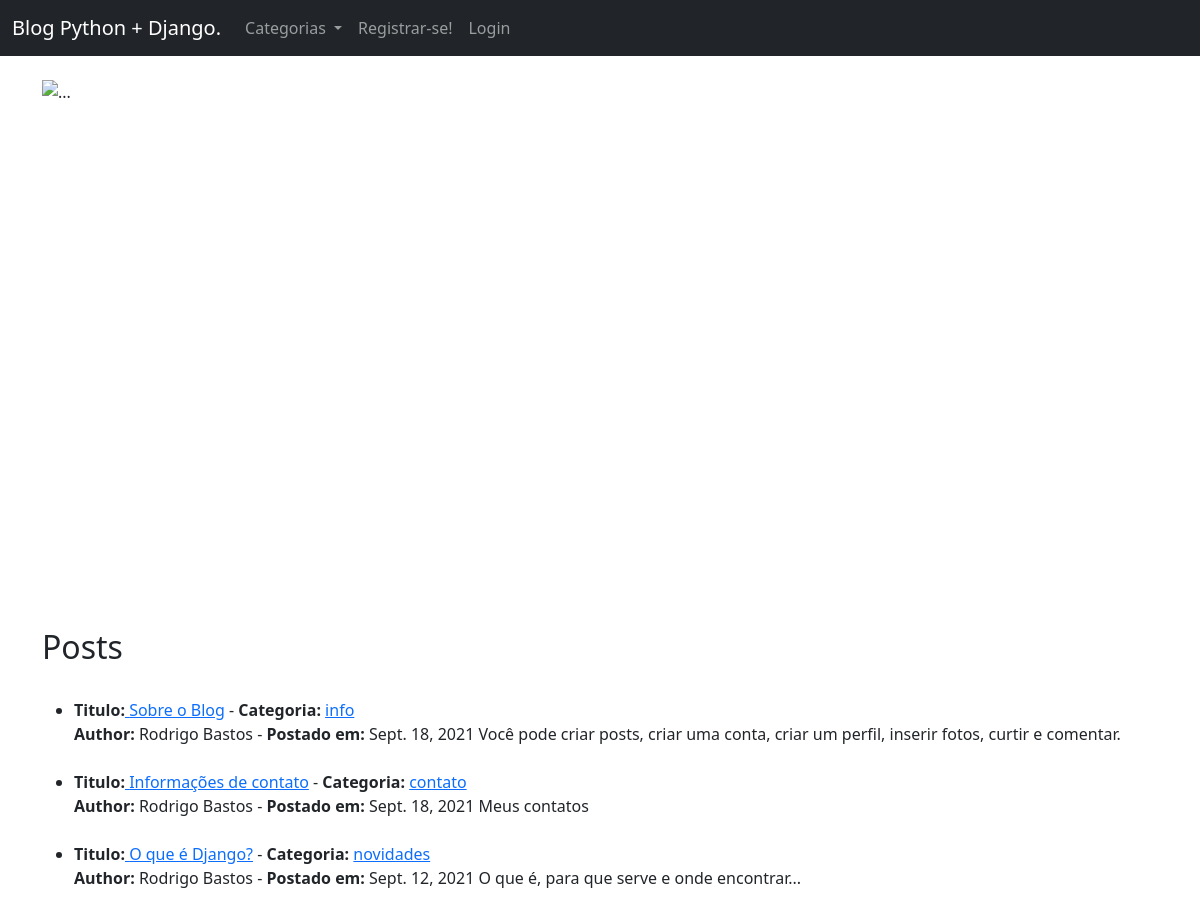
The page / on the database its author committed.
### MeuBlog/models.py (models this page shows, shortened)
class Post(models.Model):
    title = models.CharField(max_length=255)
    header_image = models.ImageField(null=True, blank=True, upload_to="images/")
    title_tag = models.CharField(max_length=255, default=" ")
    author = models.ForeignKey(User, on_delete=models.CASCADE)
    body = RichTextField(blank=True, null=True)
    post_date = models.DateField(auto_now_add=True)
    category = models.CharField(max_length=255, default='coding')
    snippet = models.CharField(max_length=255)
    likes = ManyToManyField(User, related_name='blog_posts')

### MeuBlog/views.py (the view)
# urls.py: path('',  HomeView.as_view(), name="home"),
class HomeView(ListView):
    model = Post
    template_name = 'home.html'
    ordering = ['-id']
    def get_context_data(self, *args, **kwargs):
        cat_menu = Category.objects.all()
        context = super(HomeView, self).get_context_data(*args, **kwargs)
        context["cat_menu"] = cat_menu
        return context

### MeuBlog/models.py (called while the page is built)
    def __str__(self):
        return self.name

### MeuBlog/templates/home.html (shortened to what this page needs)
{% extends 'base.html' %}
{% block content %}
<div id="carouselExampleCaptions" class="carousel slide" data-bs-ride="carousel">
    <div class="carousel-indicators">
      <button type="button" data-bs-target="#carouselExampleCaptions" data-bs-slide-to="0" class="active" aria-current="true" aria-label="Slide 1"></button>
      <button type="button" data-bs-target="#carouselExampleCaptions" data-bs-slide-to="1" aria-label="Slide 2"></button>
      <button type="button" data-bs-target="#carouselExampleCaptions" data-bs-slide-to="2" aria-label="Slide 3"></button>
    </div>
    <div class="carousel-inner">
      <div class="carousel-item active">
        <img src="https://wallpapercave.com/wp/wp3105538.jpg" width="100%" height="500x200" class="d-block w-100" alt="...">
        <div class="carousel-caption d-none d-md-block">
          <h4>Bem Vindos</h4>
          <p>Obrigado por acessar o Blog!</p>
        </div>
      </div>
    </div>
    <button class="carousel-control-prev" type="button" data-bs-target="#carouselExampleCaptions" data-bs-slide="prev">
      <span class="carousel-control-prev-icon" aria-hidden="true"></span>
    </button>
    <button class="carousel-control-next" type="button" data-bs-target="#carouselExampleCaptions" data-bs-slide="next">
      <span class="carousel-control-next-icon" aria-hidden="true"></span>
    </button>
  </div>
<br><br>
<h2>Posts</h2>
<ul>
{% for post in object_list %}
    <br>
    <li><strong>Titulo:</strong><a href="{% url 'article-detail' post.pk %}">
        {{ post.title }}</a> -
        <strong>Categoria:</strong> <a href="{% url 'category' post.category|slugify %}">{{ post.category }}</a>
        <br> <strong>Author:</strong> {{ post.author.first_name }} {{ post.author.last_name }} -
        <strong>Postado em:</strong> {{ post.post_date }}
    {{ post.snippet }}
    </li>
{% endfor%}
</ul>
{% endblock %}

### rows shown on the page
Post: title "Sobre o Blog", category "info", author.first_name "Rodrigo", author.last_name "Bastos", post_date "Sept. 18, 2021", snippet "Você pode criar posts, criar uma conta, criar um perfil, inserir fotos, curtir e comentar."
Post: title "Informações de contato", category "contato", author.first_name "Rodrigo", author.last_name "Bastos", post_date "Sept. 18, 2021", snippet "Meus contatos"
Post: title "O que é Django?", category "novidades", author.first_name "Rodrigo", author.last_name "Bastos", post_date "Sept. 12, 2021", snippet "O que é, para que serve e onde encontrar..."
